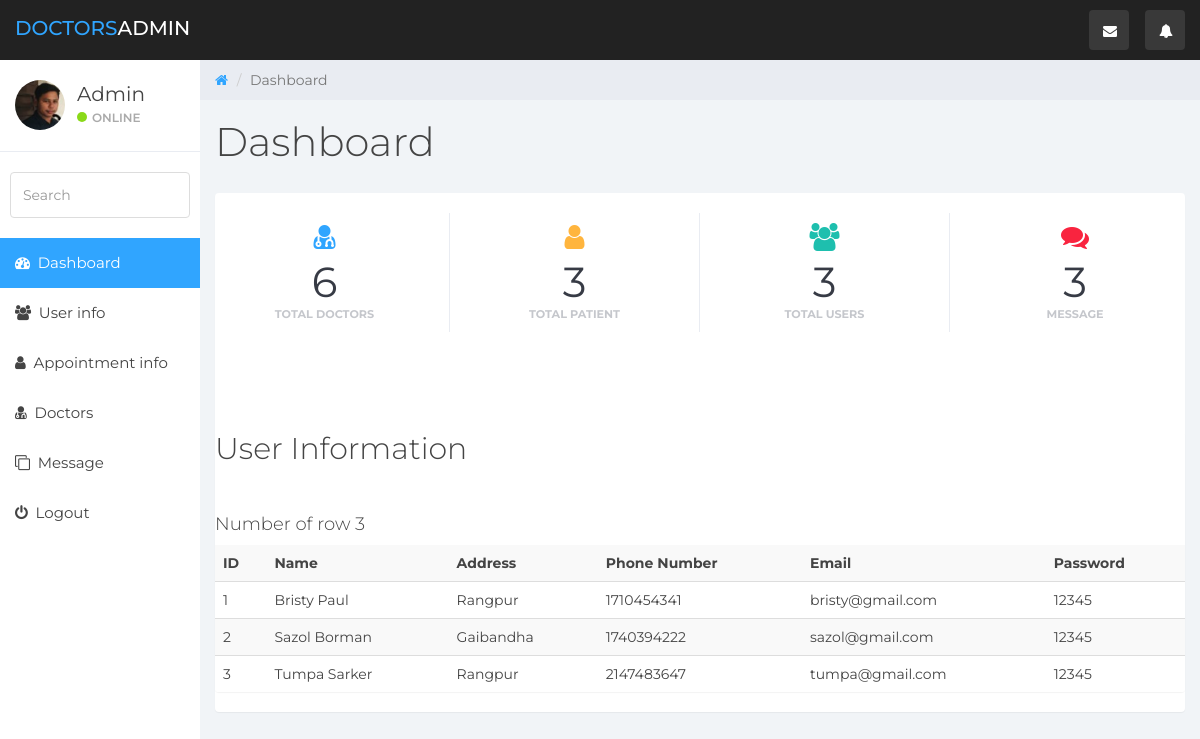
Screenshot of /admin/userinfo.php (signed in) with the database file from the repository.
### tables this page shows
CREATE TABLE `web` (
  `id` int(100) NOT NULL,
  `name` varchar(100) NOT NULL,
  `address` varchar(255) NOT NULL,
  `pnumber` int(20) NOT NULL,
  `email` varchar(50) NOT NULL,
  `password` int(50) NOT NULL
);

### admin/userinfo.php (the view, shortened to what this page needs)
 <?php
include "lip/connection.php";
$sql = "SELECT * FROM web";
$result = $conn->query($sql);
$counting = $result -> num_rows;
 ?>
  <?php
include "lip/connection.php";
$sql = "SELECT * FROM messageinfo";
$result = $conn->query($sql);
$countingg = $result -> num_rows;
 ?>
<?php
include "lip/connection.php";
$sql = "SELECT * FROM web ";
$result = $conn->query($sql);
$count = $result -> num_rows;
 ?>
<!DOCTYPE html>
<html>
<head>
	<link href="css/bootstrap.min.css" rel="stylesheet">
	<link href="css/font-awesome.min.css" rel="stylesheet">
	<link href="css/datepicker3.css" rel="stylesheet">
	<link href="css/styles.css" rel="stylesheet">
</head>
<body>
	<nav class="navbar navbar-custom navbar-fixed-top" role="navigation">
		<div class="container-fluid">
			<div class="navbar-header">
				<a class="navbar-brand" href="#"><span>Doctors</span>Admin</a>
				<ul class="nav navbar-top-links navbar-right">
					<li class="dropdown"><a class="dropdown-toggle count-info" data-toggle="dropdown" href="#">
						<em class="fa fa-envelope"></em><span class="label label-danger"></span>
					</a>
					</li>
					<li class="dropdown"><a class="dropdown-toggle count-info" data-toggle="dropdown" href="#">
						<em class="fa fa-bell"></em><span class="label label-info"></span>
					</a>
					</li>
				</ul>
			</div>
		</div>
	</nav>
	<div id="sidebar-collapse" class="col-sm-3 col-lg-2 sidebar">
		<div class="profile-sidebar">
			<div class="profile-userpic">
				<img src="sazol.jpg" class="img-responsive" alt="">
			</div>
			<div class="profile-usertitle">
				<div class="profile-usertitle-name">Admin</div>
				<div class="profile-usertitle-status"><span class="indicator label-success"></span>Online</div>
			</div>
		</div>
		<form role="search">
			<div class="form-group">
				<input type="text" class="form-control" placeholder="Search">
			</div>
		</form>
		<ul class="nav menu">
			<li class="active"><a href="index.php"><em class="fa fa-dashboard">&nbsp;</em> Dashboard</a></li>
			<li><a href="userinfo.php"><em class="fa fa-users">&nbsp;</em> User info</a></li>
			<li><a href="appointmentinfo.php"><em class="fa fa-user">&nbsp;</em> Appointment info</a></li>
			<li><a href="doctors.php"><em class="fa fa-user-md">&nbsp;</em> Doctors</a></li>
			<li><a href="message.php"><em class="fa fa-clone">&nbsp;</em> Message</a></li>
			<li><a href="login.php"><em class="fa fa-power-off">&nbsp;</em> Logout</a></li>
		</ul>
	</div>
	<div class="col-sm-9 col-sm-offset-3 col-lg-10 col-lg-offset-2 main">
		<div class="row">
			<ol class="breadcrumb">
				<li><a href="#">
					<em class="fa fa-home"></em>
				</a></li>
				<li class="active">Dashboard</li>
			</ol>
		</div>
		<div class="row">
			<div class="col-lg-12">
				<h1 class="page-header">Dashboard</h1>
			</div>
		</div>
		<div class="panel panel-container">
			<div class="row">
				<div class="col-xs-6 col-md-3 col-lg-3 no-padding">
					<div class="panel panel-teal panel-widget border-right">
						<div class="row no-padding"><em class="fa fa-xl fas fa-user-md color-blue"></em>
							<div class="large">6</div>
							<div class="text-muted">Total Doctors</div>
						</div>
					</div>
				</div>
				<div class="col-xs-6 col-md-3 col-lg-3 no-padding">
					<div class="panel panel-blue panel-widget border-right">
						<div class="row no-padding"><em class="fa fa-xl fas fa-user  color-orange"></em>
							<div class="large"><?php echo $count; ?></div>
							<div class="text-muted">Total Patient</div>
						</div>
					</div>
				</div>
				<div class="col-xs-6 col-md-3 col-lg-3 no-padding">
					<div class="panel panel-orange panel-widget border-right">
						<div class="row no-padding"><em class="fa fa-xl fa-users color-teal"></em>
							<div class="large"><?php echo $counting; ?></div>
							<div class="text-muted">Total Users</div>
						</div>
					</div>
				</div>
				<div class="col-xs-6 col-md-3 col-lg-3 no-padding">
					<div class="panel panel-red panel-widget ">
						<div class="row no-padding"><em class="fa fa-xl far fa-comments color-red"></em>
							<div class="large"><?php echo $countingg; ?></div>
							<div class="text-muted">Message</div>
						</div>
					</div>
				</div>
			</div>
			<div class="row">
			<div class="col-md-12">
				<div class="panel panel-default xxx">
					<h2>User Information</h2><br>
	<h4>Number of row <?php echo $count; ?></h4>
	<table class="table table-striped table-dark">
		<tr>
			<th>ID</th>
			<th>Name</th>
			<th>Address</th>
			<th>Phone Number</th>
			<th>Email</th>
			<th>Password</th>
		</tr>
<?php if ($result -> num_rows > 0 ){ ?>
	<?php while($u_row = $result -> fetch_assoc()){ ?>
		<tr>
			<td><?php echo $u_row['id']; ?></td>
			<td><?php echo $u_row['name']; ?></td>
			<td><?php echo $u_row['address']; ?></td>
			<td><?php echo $u_row['pnumber']; ?></td>
			<td><?php echo $u_row['email']; ?></td>
			<td><?php echo $u_row['password']; ?></td>
		</tr>
	<?php } ?>
	<?php } ?>
	</table>
				</div>
			</div>
		</div>
	</div>
</body>
</html>

### admin/css/styles.css (style rules this page uses)
body { background: #f1f4f7; padding-top: 60px; font-size: 14px; color: #444444; font-family: "Montserrat", "Helvetica Neue", Helvetica, Arial, sans-serif; }
a, a:hover, a:focus { color: #30a5ff; }
h1, h2, h3, h4, h5, h6 { color: #444444; }
h1 { font-weight: 300; font-size: 40px; }
h2 { font-weight: 300; margin-bottom: 20px; }
h3, h4 { font-weight: 300; }
.large { font-size: 2em; }
.text-muted { color: #c5c7cc; }
.color-blue { color: #30a5ff; }
.color-teal { color: #1ebfae; }
.color-orange { color: #ffb53e; }
.color-red { color: #f9243f; }
.no-padding { padding: 0; margin: 0; }
.fa-xl { font-size: 2em; }
input.form-control { border: 1px solid #ddd; box-shadow: none; height: 46px; }
.navbar-custom { background: #222; height: 60px; }
.navbar-header .navbar-brand { color: #fff; font-size: 20px; text-transform: uppercase; font-weight: 500; height: 60px; padding-top: 18px; }
.navbar-header .navbar-brand span { color: #30a5ff; }
.dropdown { background: rgba(255, 255, 255, 0.1); float: left; margin: 10px 8px; padding: 0px; border-radius: 4px; }
.dropdown a.dropdown-toggle { color: #fff; height: 40px; width: 40px; padding-top: 11px; padding-left: 9px; }
.navbar-top-links li:last-child { margin-right: 15px; }
.dropdown em { margin: 0 5px; }
.label-success { background-color: #8ad919; }
.panel { border: 0; }
.panel-container { padding-top: 20px; }
.panel-blue { background: #30a5ff; color: #fff; }
.panel-teal { background: #1ebfae; color: #fff; }
.panel-orange { background: #ffb53e; color: #fff; }
.panel-red { background: #f9243f; color: #fff; }
.panel-widget { padding: 10px 0; position: relative; box-shadow: none; border-radius: 0; background: none; text-align: center; color: #333; }
.panel-widget .text-muted { margin-top: -6px; text-transform: uppercase; font-weight: bold; font-size: 0.8em; }
.panel-widget .large { color: #373b45; font-size: 3em; }
.border-right { border-right: 1px solid #dadbda; }
.panel .border-top, .panel .border-right, .panel .border-bottom, .panel .border-left { border-color: #e9ecf2; }
.navbar { border: 0; }
.sidebar { display: block; padding: 0; display: none; box-shadow: none; background: #fff; }
.sidebar ul { margin: 20px 0px; }
.sidebar form { padding: 10px 0 0 0; margin: 10px 10px 20px 10px; }
@media (min-width: 768px) { .sidebar { display: block; position: fixed; top: 60px; bottom: 0; left: 0; z-index: 1000; display: block; margin: 0; padding: 0; overflow-x: hidden; overflow-y: auto; } }
@media (min-width: 768px) { .navbar-header { width: 100%; } }
.sidebar ul.nav .active a, .sidebar ul.nav li.parent a.active, .sidebar ul.nav .active > a:hover, .sidebar ul.nav li.parent a.active:hover, .sidebar ul.nav .active > a:focus, .sidebar ul.nav li.parent a.active:focus { color: #fff; background-color: #30a5ff; }
.sidebar ul.nav li a { height: 50px; font-size: 15px; line-height: 2em; color: #444444; }
.profile-sidebar { padding: 10px 0; border-bottom: 1px solid #e9ecf2; }
.indicator { width: 10px; height: 10px; display: inline-block; border-radius: 9999px; margin-right: 5px; }
.profile-userpic img { float: left; margin: 10px 0px 0px 15px; width: 50px; height: 50px; border-radius: 9999px !important; }
.profile-usertitle { float: left; text-align: left; margin: 10px 0 0 12px; }
.profile-usertitle-name { font-size: 20px; margin-bottom: 0px; }
.profile-usertitle-status { text-transform: uppercase; color: #AAA; font-size: 12px; font-weight: 600; margin-bottom: 15px; }
.breadcrumb { border-radius: 0; padding: 10px 15px 10px 15px; background: #e9ecf2; margin: 0; }
h1.page-header { margin-top: 20px; border-bottom: 0; }
.table { background: #fff; }

### admin/userinfo.php (style rules this page uses)
.xxx { margin-top: 80px; }

### rows the page displays
web: id "1", name "Bristy Paul", address "Rangpur", pnumber "1710454341", email "bristy@gmail.com", password "12345"
web: id "2", name "Sazol Borman", address "Gaibandha", pnumber "1740394222", email "sazol@gmail.com", password "12345"
web: id "3", name "Tumpa Sarker", address "Rangpur", pnumber "2147483647", email "tumpa@gmail.com", password "12345"

### other values shown
$count "3"
$counting "3"
$countingg "3"
